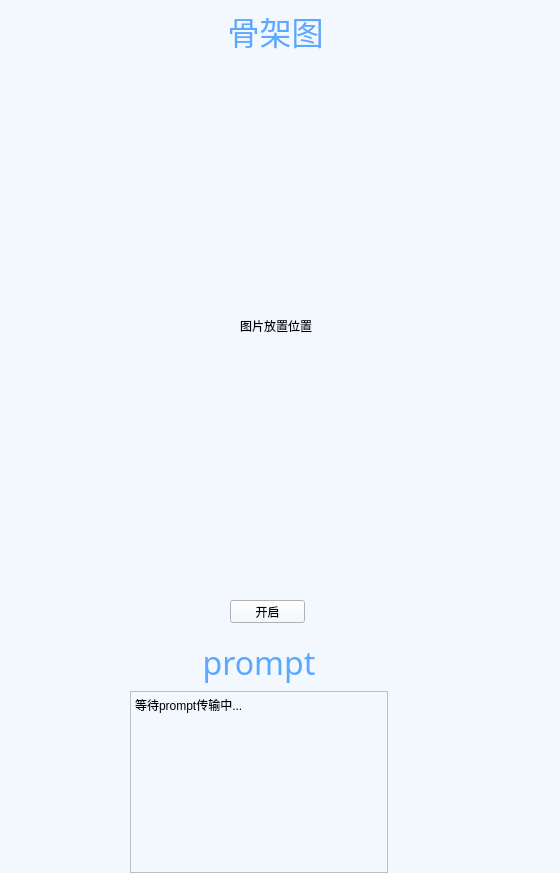
<?xml version="1.0" encoding="UTF-8"?>
<ui version="4.0">
 <class>Form</class>
 <widget class="QWidget" name="Form">
  <property name="geometry">
   <rect>
    <x>0</x>
    <y>0</y>
    <width>560</width>
    <height>873</height>
   </rect>
  </property>
  <property name="windowTitle">
   <string>Form</string>
  </property>
  <property name="styleSheet">
   <string notr="true">background-color: rgb(243, 248, 255);</string>
  </property>
  <widget class="QLabel" name="label3_1">
   <property name="geometry">
    <rect>
     <x>170</x>
     <y>0</y>
     <width>211</width>
     <height>61</height>
    </rect>
   </property>
   <property name="font">
    <font>
     <family>黑体</family>
     <pointsize>24</pointsize>
    </font>
   </property>
   <property name="acceptDrops">
    <bool>false</bool>
   </property>
   <property name="styleSheet">
    <string notr="true">color: rgb(91, 168, 255);</string>
   </property>
   <property name="text">
    <string>骨架图</string>
   </property>
   <property name="alignment">
    <set>Qt::AlignmentFlag::AlignCenter</set>
   </property>
  </widget>
  <widget class="QLabel" name="label3_0">
   <property name="geometry">
    <rect>
     <x>20</x>
     <y>70</y>
     <width>512</width>
     <height>512</height>
    </rect>
   </property>
   <property name="text">
    <string>图片放置位置</string>
   </property>
   <property name="alignment">
    <set>Qt::AlignmentFlag::AlignCenter</set>
   </property>
  </widget>
  <widget class="QPushButton" name="button3">
   <property name="geometry">
    <rect>
     <x>230</x>
     <y>600</y>
     <width>75</width>
     <height>23</height>
    </rect>
   </property>
   <property name="text">
    <string>开启</string>
   </property>
  </widget>
  <widget class="QWidget" name="">
   <property name="geometry">
    <rect>
     <x>130</x>
     <y>640</y>
     <width>258</width>
     <height>233</height>
    </rect>
   </property>
   <layout class="QVBoxLayout" name="verticalLayout">
    <item>
     <widget class="QLabel" name="label3_2">
      <property name="font">
       <font>
        <family>黑体</family>
        <pointsize>24</pointsize>
       </font>
      </property>
      <property name="acceptDrops">
       <bool>false</bool>
      </property>
      <property name="styleSheet">
       <string notr="true">color: rgb(91, 168, 255);</string>
      </property>
      <property name="text">
       <string>prompt</string>
      </property>
      <property name="alignment">
       <set>Qt::AlignmentFlag::AlignCenter</set>
      </property>
     </widget>
    </item>
    <item>
     <widget class="QTextBrowser" name="textBrowser">
      <property name="html">
       <string>&lt;!DOCTYPE HTML PUBLIC &quot;-//W3C//DTD HTML 4.0//EN&quot; &quot;http://www.w3.org/TR/REC-html40/strict.dtd&quot;&gt;
&lt;html&gt;&lt;head&gt;&lt;meta name=&quot;qrichtext&quot; content=&quot;1&quot; /&gt;&lt;meta charset=&quot;utf-8&quot; /&gt;&lt;style type=&quot;text/css&quot;&gt;
p, li { white-space: pre-wrap; }
hr { height: 1px; border-width: 0; }
li.unchecked::marker { content: &quot;\2610&quot;; }
li.checked::marker { content: &quot;\2612&quot;; }
&lt;/style&gt;&lt;/head&gt;&lt;body style=&quot; font-family:'Microsoft YaHei UI'; font-size:9pt; font-weight:400; font-style:normal;&quot;&gt;
&lt;p style=&quot; margin-top:0px; margin-bottom:0px; margin-left:0px; margin-right:0px; -qt-block-indent:0; text-indent:0px;&quot;&gt;等待prompt传输中...&lt;/p&gt;&lt;/body&gt;&lt;/html&gt;</string>
      </property>
     </widget>
    </item>
   </layout>
  </widget>
 </widget>
 <resources/>
 <connections/>
</ui>
